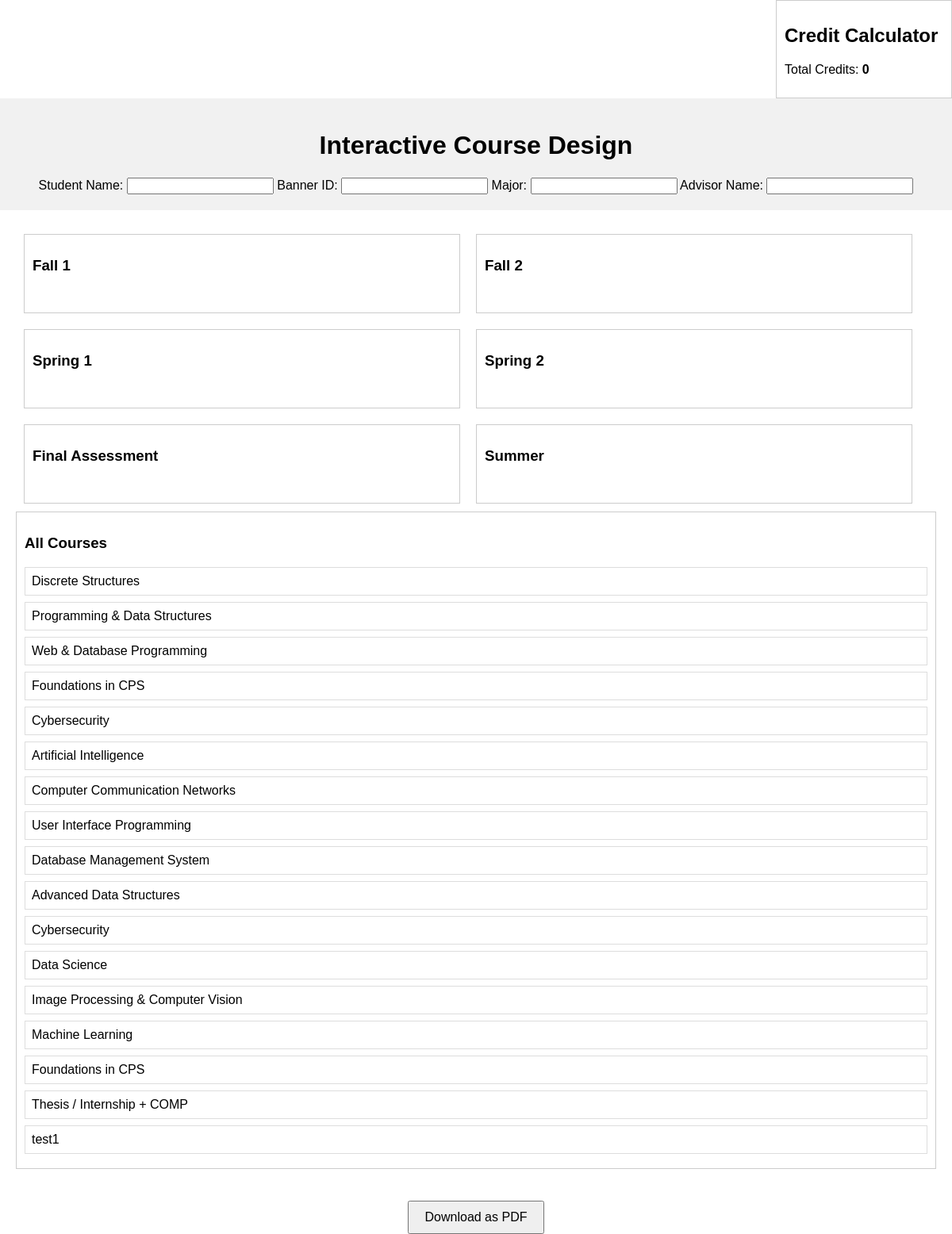
The page / on the database its author committed.
### course_design_app/models.py (models this page shows, shortened)
class Term(models.Model):
    name = models.CharField(max_length=20)
    def __str__(self):
        return self.name

class Course(models.Model):
    name = models.CharField(max_length=50)
    term = models.ForeignKey(Term, on_delete=models.CASCADE, default=1)
    grade = models.CharField(max_length=2, blank=True, null=True)  # New field for storing grades

### course_design_app/views.py (the view)
# urls.py: path('', course_design, name='course_design'),
def course_design(request):
    terms = Term.objects.all()
    courses = Course.objects.all()
    if request.method == 'POST':
        grades = request.POST.getlist('grade[]')
        credits = request.POST.getlist('credits[]')
        gpa = calculate_gpa(grades, credits)
        return JsonResponse({'gpa': gpa})
    return render(request, 'course_design.html', {'terms': terms, 'courses': courses})

### course_design_app/templates/course_design.html (shortened to what this page needs)
{% load static %}
<!DOCTYPE html>
<html lang="en">
<head>
</head>
<body>
    <div id="creditCalculator">
        <h2>Credit Calculator</h2>
        <p>Total Credits: <span id="totalCredits">0</span></p>
    </div>
<div class="header">
    <h1>Interactive Course Design</h1>
    <div>
        <label for="studentName">Student Name:</label>
        <input type="text" id="studentName" name="studentName">
        <label for="bannerId">Banner ID:</label>
        <input type="text" id="bannerId" name="bannerId">
        <label for="major">Major:</label>
        <input type="text" id="major" name="major">
        <label for="advisorName">Advisor Name:</label>
        <input type="text" id="advisorName" name="advisorName">
    </div>
</div>
<div class="container">
    <div class="terms">
        {% for term in terms %}
            <div id="{{ term }}" class="term" ondrop="drop(event)" ondragover="allowDrop(event)">
                <h3>{{ term }}</h3>
            </div>
        {% endfor %}
    </div>
    <div id="all-courses" ondrop="drop(event)" ondragover="allowDrop(event)">
        <h3>All Courses</h3>
        {% for course in courses %}
            <div id="{{ course.id }}" ondrop="drop(event)" class="course" draggable="true" ondragstart="drag(event)">
                {{ course.name }}
            </div>
        {% endfor %}
    </div>
</div>
<div class="download-button-container">
    <button class="download-button" onclick="downloadPDF()">Download as PDF</button>
</div>
</body>
</html>

### course_design_app/static/css/styles.css (style rules this page uses)
body { font-family: Arial, sans-serif; }
.container { max-width: 400px; margin: 0 auto; }
label { display: block; margin-bottom: 5px; }
input { width: 100%; padding: 8px; margin-bottom: 10px; }
button { background-color: #4caf50; color: white; padding: 10px; border: none; cursor: pointer; }

### course_design_app/templates/course_design.html (style rules this page uses)
body { margin: 0; font-family: Arial, sans-serif; }
.header { background-color: #f1f1f1; padding: 20px; text-align: center; }
.container { display: flex; flex-wrap: wrap; padding: 20px; }
.terms { flex: 1; margin-right: 20px; display: flex; flex-wrap: wrap; justify-content: center; }
.term { border: 1px solid #ccc; padding: 10px; margin: 10px; min-height: 100px; width: calc(50% - 20px); box-sizing: border-box; }
.course { border: 1px solid #ddd; padding: 8px; margin: 8px 0; cursor: move; }
#all-courses { border: 1px solid #ccc; padding: 10px; min-height: 100px; width: 100%; order: 999; }
.download-button-container { display: flex; justify-content: center; margin-top: 20px; }
.download-button { padding: 10px 20px; font-size: 16px; cursor: pointer; }
#creditCalculator { border: 1px solid #ccc; padding: 10px; min-height: 100px; width: 200px; margin-left: auto; transition: background-color 0.3s ease; }
#totalCredits { font-weight: bold; margin-top: 10px; }

### rows shown on the page
Term: name "Fall 1"
Term: name "Fall 2"
Term: name "Spring 1"
Term: name "Spring 2"
Term: name "Final Assessment"
Term: name "Summer"
Course: name "Discrete Structures"
Course: name "Programming & Data Structures"
Course: name "Web & Database Programming"
Course: name "Foundations in CPS"
Course: name "Cybersecurity"
Course: name "Artificial Intelligence"
Course: name "Computer Communication Networks"
Course: name "User Interface Programming"
Course: name "Database Management System"
Course: name "Advanced Data Structures"
Course: name "Cybersecurity"
Course: name "Data Science"
Course: name "Image Processing & Computer Vision"
Course: name "Machine Learning"
Course: name "Foundations in CPS"
Course: name "Thesis / Internship + COMP"
Course: name "test1"
